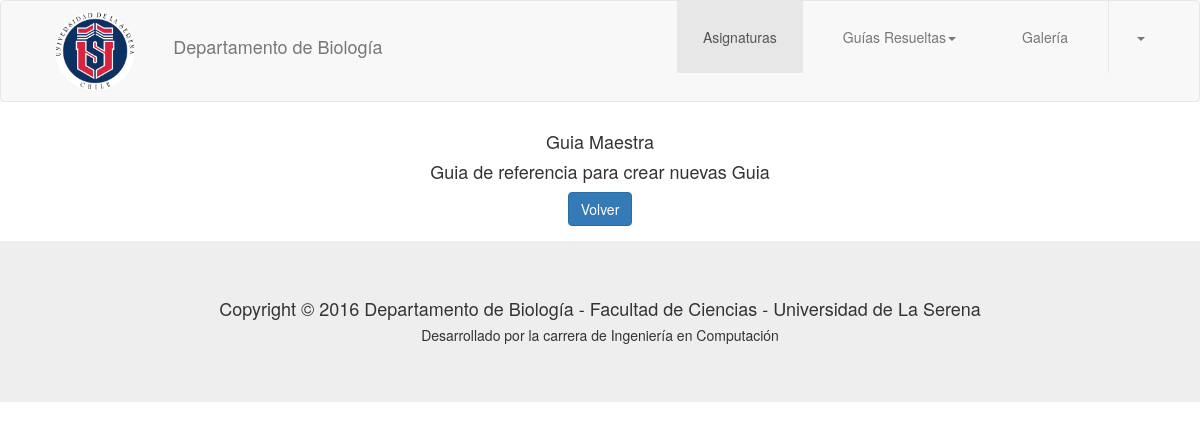
The app's page /guia.php?rut=15302958-k&idA=1&idG=0&modo=VER with its own data.
### tables this page shows
create table Guia(
	Id int(11) not null,
	Titulo varchar(50) default null,
	Descripcion varchar(500) default null,
	Fecha date default null,
	IdAsignatura int(11) default null,
	Estado varchar(20) default null,
	primary key(Id),
	foreign key(IdAsignatura) references Asignatura(Id)
	on delete no action on update no action
);

### scripts/tipoPreguntas.php (the view, shortened to what this page needs)
<?php
	function descripcion($titulo,$descripcion){
		print "<div id=\"titulo-laboratorio\">";
		print    "<h4 class=\"text text-center\" id=\"titulo-laboratorio\">".$titulo."</h4>";
		print    "<h4 class=\"text text-center\" id=\"descripcion-guia\">".$descripcion."</h4>";
		print  "</div>";
	}
	function botonesGuia($rut,$idAsignatura,$idGuia,$modo){
		if($modo == 'VER'){
			print   "<div class=\"form-group\">";
			print		"<div class=\"row text-center\">";
            print         "<button type=\"button\" class=\"btn btn-primary\" id=\"ver-guia\" onclick =\"volver('".$idAsignatura."','".$rut."')\">Volver</button>";
			print 		"</div>";
			print 	"</div>";
		}
	}
?>

### records on screen
guia: Titulo "Guia Maestra", Descripcion "Guia de referencia para crear nuevas Guia"
